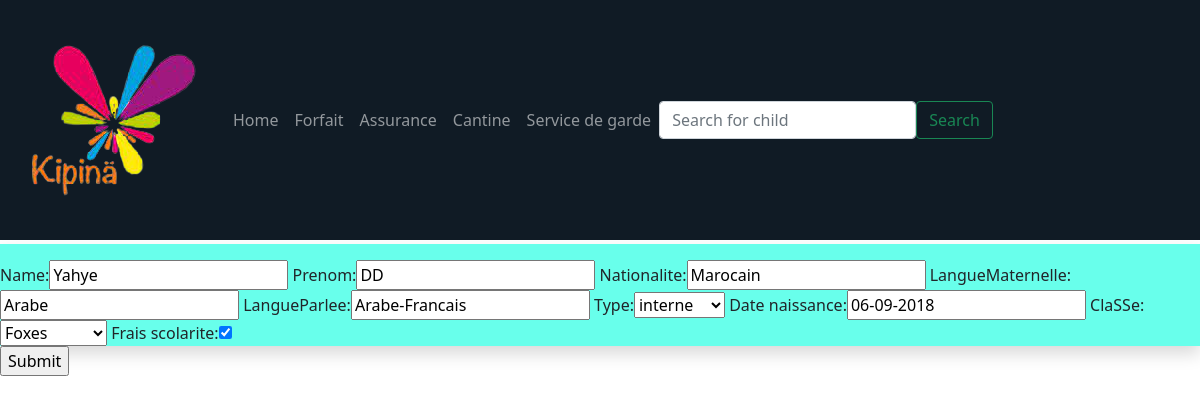
Page /Update_Profil/3/ on the committed database.
### compte/models.py (models this page shows, shortened)
class Enfant(models.Model):
    TYPE=(
        ('exterieur','exterieur'),
        ('interne','interne'),
    )
    CLASSE=(
        ('Foxes','Foxes'),
        ('Little-Foxes','Little-Foxes'),
        ('Bears','Bears'),
        ('Seals','Seals'),
        ('Owls','Owls'),
    )
    name=models.CharField(max_length=100, null=True)
    prenom=models.CharField(max_length=100, null=True)
    nationalite=models.CharField(max_length=100, null=True)
    langueMaternelle=models.CharField(max_length=100, null=True)
    langueParlee=models.CharField(max_length=100, null=True)
    type=models.CharField(max_length=100, null=True, choices=TYPE)
    date_naissance=models.CharField(max_length=100, null=True)
    date_inscription=models.DateTimeField(auto_now_add=True)
    claSSe=models.CharField(max_length=100, null=True, choices=CLASSE)
    frais_scolarite=models.BooleanField()

### compte/views.py (the view)
# urls.py: path('Update_Profil/<str:pk>/', views.update_profil, name='Update_Profil'),
def update_profil(request,pk):
    enf=Enfant.objects.get(id=pk)
    form=create_profil(instance=enf)
    if request.method=="POST" :
        form=create_profil(request.POST,instance=enf)
        if form.is_valid():
            form.save()
            return redirect('/')
    context={
        'form': form,
    }
    return render(request,'compte/update_profit.html',context)

### compte/forms.py
class create_profil(ModelForm):
    class Meta :
        model=Enfant
        fields=('__all__')

### templates/compte/update_profit.html (shortened to what this page needs)
<!DOCTYPE html>
{% include 'compte/navbar.html' %}
<html lang="en">
<head>
  <link href="https://cdn.jsdelivr.net/npm/bootstrap@5.0.0/dist/css/bootstrap.min.css"
        rel="stylesheet"
>
</head>
<body style="background-image: url('https://i.pinimg.com/originals/62/63/5b/62635bfd6f5c20e3666f27e015191bde.jpg');">
    <form action="" method="POST">
        <div class="col  mt-1 pt-3 shadow" style="background-color: rgb(104, 255, 235);">
            {{form}}
        </div>
        <input type="submit" name="submit">
    </form>
</body>
</html>

### rows in the picture
Enfant: name "Yahye", prenom "DD", nationalite "Marocain", langueMaternelle "Arabe", langueParlee "Arabe-Francais", type "interne", date_naissance "06-09-2018", claSSe "Foxes", frais_scolarite "☑"
